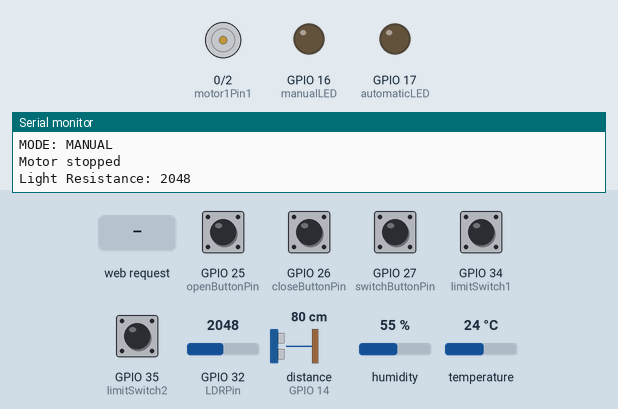
Bench run of a sketch on a simulated ESP32. Parts: motor-driver pin pairs drawn as motors (green arrow = first pin HIGH = forward, orange = second pin HIGH = backward, longer = more drive, scaled by the enable pin), output pins drawn as LEDs (lit = HIGH), the last lines printed to the serial monitor. The inputs (shaded band) are chosen by the test bench; at power-on: GPIO 25 (openButtonPin), GPIO 26 (closeButtonPin), GPIO 27 (switchButtonPin) HIGH, GPIO 34 (limitSwitch1), GPIO 35 (limitSwitch2) LOW, GPIO 32 (LDRPin) = 2048, distance to the obstacle (sensor on GPIO 14) 80 cm, humidity 55 %, temperature 24 °C. The echo pulse lasts 58.3 µs per cm; pins used as bus, display or sensor lines are not drawn.

Above: at 1.2 s.
1.3 s: GPIO 25 (openButtonPin) pulled LOW for 0.15 s
At 1.37 s:
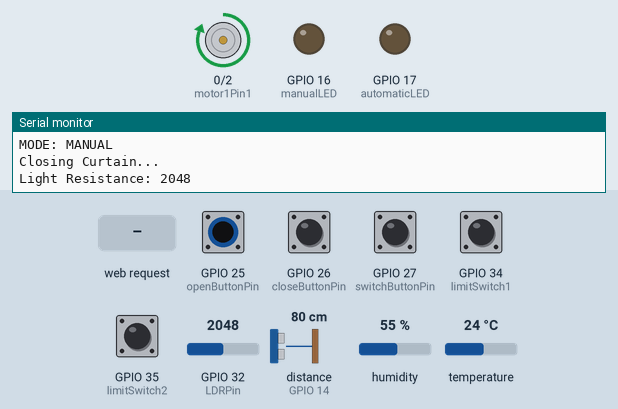
2.9 s: GPIO 27 (switchButtonPin) pulled LOW for 0.15 s
At 4.0 s:
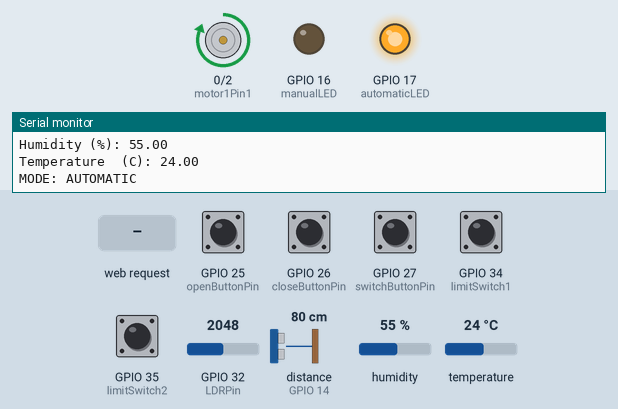
4.5 s: HTTP request GET /open received
At 5.7 s:
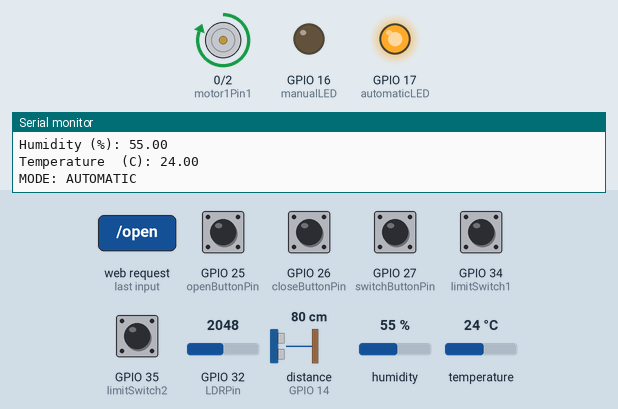
6.1 s: HTTP request GET /switch received
At 7.3 s:
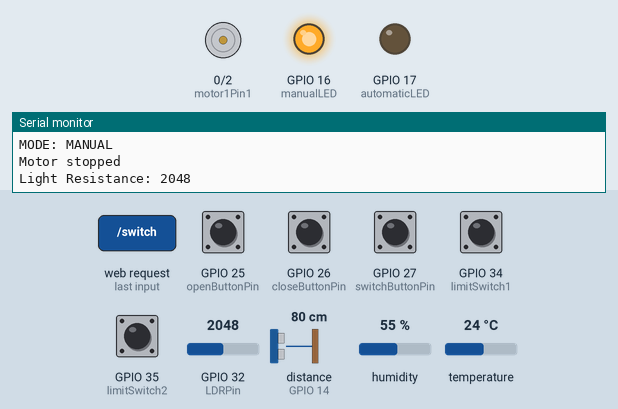
7.6 s: GPIO 25 (openButtonPin) pulled LOW for 1 s
At 8.1 s:
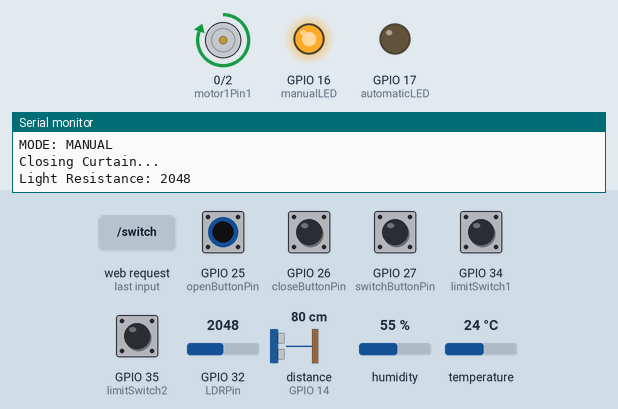
10.1 s: GPIO 27 (switchButtonPin) pulled LOW for 1 s
At 11.0 s:
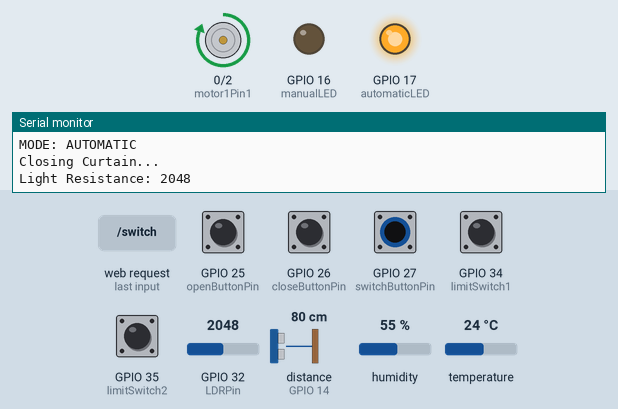
Timing chart, 0 to 13.1 s (numbered marks = the images above; inputs shaded):
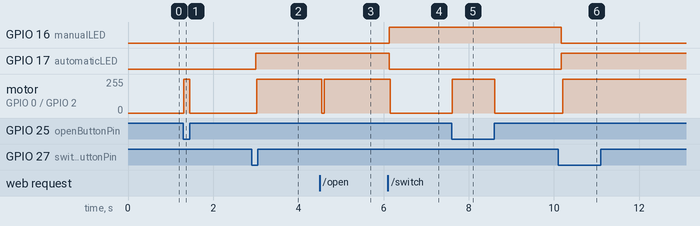

The sketch:

smart_curtain_system.ino
```cpp
// (licence header left out)
#include <Arduino.h>
#include <WiFi.h>
#include <WiFiClient.h>
#include <String.h>

// Replace with your network credentials
const char* ssid     = "SmartCurtain";
const char* password = "12345678";
// Set web server port number to 80
WiFiServer server(80);

const int LDRPin = 32;
int LDRValue;

// DHT11 CODE (Temperature and Humidity Sensor)
#include <dht11.h> // Include the dht11 library
const int DHT11PIN = 33; // Set DHT11 to Analog Pin 1
dht11 DHT11; // variable for dht11

// DC MOTOR CODE
// Motor A
int motor1Pin1 = 0;
int motor1Pin2 = 2;
int enable1Pin = 4; // Replace with the GPIO pin number connected to ENA
// Setting PWM properties
const int freq = 30000;
const int pwmChannel = 0;
const int resolution = 8;
// Define a variable to track the motor state
bool motorRunning = false;

// (HC-SR04 MODULE) ULTRASONIC DISTANCE SENSOR CODE
int trigPin = 13; // Set Trigger to Digital Pin 6
int echoPin = 14; // Set Echo to Digital Pin 5
int distance; // to store the value of distance

// LIMIT SWITCH CODE
int limitSwitch1 = 34;
int limitSwitch2 = 35;
int switchValue1;
int switchValue2;

// PUSH BUTTON CODE
#include "OneButton.h" // Library for single button multi function
// Goal to achieve: Click (Full Open and Full Close), Double Click (Half Open and Half CLose ), and Long Press (Custom Open and Close) Functions
const int openButtonPin = 25; // Blue Button
//OneButton openButton(25,true);
const int closeButtonPin = 26; // Yellow Button
//OneButton closeButton(26,true);
int openButtonState = 0;
int closeButtonState = 0;

// Automatic to Manual Switch Button
const int switchButtonPin = 27; // Red Button
const int manualLED = 16;   // Red LED
const int automaticLED = 17;   // Green LED
const unsigned long debounceDelay = 50; // Debounce delay (in milliseconds)
enum Mode { MANUAL, AUTOMATIC };
Mode currentMode = MANUAL;
unsigned long lastDebounceTime = 0;
bool buttonState = HIGH;
bool lastButtonState = HIGH;

void setup() {
  // put your setup code here, to run once:
  Serial.begin(921600);
  WiFi.softAP(ssid, password);
  server.begin();
  Serial.println("Access Point started");
  Serial.print("IP address: ");
  Serial.println(WiFi.softAPIP());

  // (HC-SR04 MODULE) ULTRASONIC DISTANCE SENSOR CODE
  pinMode(trigPin, OUTPUT); //sets pin as OUTPUT
  pinMode(echoPin, INPUT); //sets pin as INPUT

  // LIMIT SWITCH
  pinMode(limitSwitch1, INPUT); //set pin as INPUT
  pinMode(limitSwitch2, INPUT); //set pin as INPUT

  // LED Indicator when the System is Turn On
  pinMode(manualLED, OUTPUT); // onboard LED
  pinMode(automaticLED, OUTPUT); // onboard LED

  pinMode(LDRPin, INPUT); // Set Photoresistor analog pin as INPUT

// FOR DC MOTOR
  // sets the pins as outputs:
  pinMode(motor1Pin1, OUTPUT);
  pinMode(motor1Pin2, OUTPUT);
  pinMode(enable1Pin, OUTPUT);
  // configure LED PWM functionalitites
  ledcSetup(pwmChannel, freq, resolution);
  // attach the channel to the GPIO to be controlled
  ledcAttachPin(enable1Pin, pwmChannel);

  pinMode(openButtonPin, INPUT_PULLUP);
  pinMode(closeButtonPin, INPUT_PULLUP);
  pinMode(switchButtonPin, INPUT_PULLUP);

}

void loop() {

  // ANDRID APP CONNECTION AND CONTROL
  String all_command = "";
  WiFiClient client = server.available();
  if (client) {
    String request = "";
    while (client.connected()) {
      if (client.available()) {
        char c = client.read();
        request += c;
        if (c == '\r') {
          // End of line reached, check if next character is newline

          Serial.println(request);  // full HTTP command line including GET  and HTTP 1

          // Extract command from request string
          int start = request.indexOf("GET /") + 5;
          int end = request.indexOf("HTTP/");
          String command = request.substring(start, end);

          //Purify the command
          command.replace("\n", "");
          command.replace("\r", "");
          command.replace(" ", ""); // removes all space characters
          command.replace("\t", ""); // removes all tab characters
          command.trim();

          // client.print(responseMessage);
          // // Read temperature, humidity, and light values
          // int temperature = DHT11.temperature;
          // int humidity = DHT11.humidity;
          // int lightValue = 0;
          // client.println(temperature);
          // client.println(humidity);
          // client.println(lightValue);
          // // Create a response message that includes the sensor data
          // String responseMessage = "Temperature: " + String(temperature) + " &deg;C<br>";
          // responseMessage += "Humidity: " + String(humidity) + " %<br>";
          // responseMessage += "Light Value: " + String(lightValue) + "<br>";

          Serial.println(command);
          all_command =  command + "curtain";

          // ONE CLICK OPEN FUNCTION
          // while (command.equals("open")) {
          //     openCurtain();
          //     if(digitalRead(limitSwitch1) == LOW && digitalRead(limitSwitch2) == LOW){
          //       break;
          //     }
          // }

          // // HOLD BUTTON OPEN FUNCTION
          // if (command.equals("open")) {
          //   openCurtain();
          // }

          // HOLD BUTTON OPEN FUNCTION
          if (command.equals("open")) {
            openCurtain();
          }

          if (command.equals("close")) {
            closeCurtain();
          }

          if (command.equals("switch")) {
            if (currentMode == AUTOMATIC) {
                currentMode = MANUAL;
                digitalWrite(manualLED, HIGH); // Turn off the LED to indicate manual mode
                digitalWrite(automaticLED, LOW); // Turn on the LED to indicate automatic mode
                Serial.println("Set to Manual Mode");
            } else {
                currentMode = AUTOMATIC;
                digitalWrite(automaticLED, HIGH); // Turn on the LED to indicate automatic mode
                digitalWrite(manualLED, LOW); // Turn off the LED to indicate manual mode
                Serial.println("Set to Automatic Mode");
            }
          }

          if (client.peek() == '\n') {
            client.println("HTTP/1.1 200 OK");
            client.println("Content-type:text/html");
            client.println();

            String commandWithTags = "<html><body>" + all_command + "</body></html>";

            client.println(commandWithTags);
            break;
          }
        }
      }
    }
  }

  // LIGHT AND TEMPERATURE SENSOR FUNCTIONS
  //read and stores the Light Resistance value, then prints it
  LDRValue = analogRead(LDRPin);
  Serial.print("Light Resistance: "); Serial.println(LDRValue);
  Serial.println("\n");
  // read and stores temperature and humidity value, then prints it
  int checkDht11Value = DHT11.read(DHT11PIN);
  Serial.print("Humidity (%): "); Serial.println((float)DHT11.humidity, 2);
  Serial.print("Temperature  (C): "); Serial.println((float)DHT11.temperature, 2);

  /* SETUP of Manual|Automatic Switch */
  int reading = digitalRead(switchButtonPin);
  if (reading != lastButtonState) {
  lastDebounceTime = millis();
  }
  if ((millis() - lastDebounceTime) > debounceDelay) {
    if (reading != buttonState) {
      buttonState = reading;
      if (buttonState == LOW) {
        // Button was pressed
        if (currentMode == MANUAL) {
          currentMode = AUTOMATIC;
          // Perform your automatic mode actions here
          digitalWrite(automaticLED, HIGH); // Turn on the LED to indicate automatic mode
          digitalWrite(manualLED, LOW); // Turn off the LED to indicate manual mode
          Serial.println("Set to Automatic Mode");
        } else {
          currentMode = MANUAL;
          // Perform your manual mode actions here
          digitalWrite(manualLED, HIGH); // Turn off the LED to indicate manual mode
          digitalWrite(automaticLED, LOW); // Turn on the LED to indicate automatic mode
          Serial.println("Set to Manual Mode");
        }
      }
    }
  }
  lastButtonState = reading;

  // /* LOOP of Manual|Automatic Switch */
  // Your code for MANUAL and AUTOMATIC modes goes here
  if (currentMode == MANUAL) {
      // Code for MANUAL mode
      // read the state of the pushbutton value:

    openButtonState = digitalRead(closeButtonPin);
    closeButtonState = digitalRead(openButtonPin);

    // Serial.println("MODE: MANUAL");
    // if (openButton.isIdle()) {  // Handle the Open Button
    //   openCurtain();
    // }else if(closeButton.isIdle()) { // Handle the Close Button
    //   closeCurtain ();

    Serial.println("MODE: MANUAL");
    if (openButtonState == LOW) {  // Handle the Open Button
      openCurtain();
    }else if(closeButtonState == LOW) { // Handle the Close Button
      closeCurtain ();
    }else {
      Serial.println("Motor stopped");
      digitalWrite(motor1Pin1, LOW);
      digitalWrite(motor1Pin2, LOW);
      ledcWrite(pwmChannel, 0);  // Turn off PWM
    }
  } else {
    // Code for AUTOMATIC mode
    Serial.println("MODE: AUTOMATIC");
    int checkDht11Value = DHT11.read(DHT11PIN);
    if(LDRValue > 3000) {
      openCurtain();
    } else {
      closeCurtain();
    }
  }
}
// AUTOMATIC OPERATION FUNCTIONS
void openCurtain () {
    if(digitalRead(limitSwitch1) == LOW && digitalRead(limitSwitch2) == LOW) {
        // Stop the DC motor
        Serial.println("Motor stopped");
        digitalWrite(motor1Pin1, LOW);
        digitalWrite(motor1Pin2, LOW);
        ledcWrite(pwmChannel, 0);  // Turn off PWM
    } else {
      // Move the DC motor forward at maximum speed
      Serial.println("Opening Curtain...");
      digitalWrite(motor1Pin1, LOW);
      digitalWrite(motor1Pin2, HIGH);
      ledcWrite(pwmChannel, 255);  // Set duty cycle to 255 (maximum speed)
    }
}
void closeCurtain () {
    distance = getDistance();  //stores the returned value from the function
    if (distance < 20) {
        // Stop the DC motor
        Serial.println("Motor stopped");
        digitalWrite(motor1Pin1, LOW);
        digitalWrite(motor1Pin2, LOW);
        ledcWrite(pwmChannel, 0);  // Turn off PWM
    } else {
        // Move DC motor backwards at maximum speed
        Serial.println("Closing Curtain...");
        digitalWrite(motor1Pin1, HIGH);
        digitalWrite(motor1Pin2, LOW);
        ledcWrite(pwmChannel, 255);  // Set duty cycle to 255 (maximum speed)
    }
}
// HC-SR04 Ultrasonic Distance Sensor Function
int getDistance() {
  //sends out a trigger sound
  digitalWrite(trigPin, LOW);
  delayMicroseconds(10);
  digitalWrite(trigPin, HIGH);
  delayMicroseconds(10);
  digitalWrite(trigPin, LOW);
  //returns the received echo in centimeter
  return pulseIn(echoPin, HIGH)*0.034/2;
}
```

Measured:
- after the input at 1.3 s, motor on GPIO 0 (motor1Pin1) / GPIO 2 (motor1Pin2): stopped → forward 255/255 at once, → stopped 0.14 s later
- after the input at 2.9 s, GPIO 17 (automaticLED): LOW → HIGH after 0.10 s; motor on GPIO 0 (motor1Pin1) / GPIO 2 (motor1Pin2): stopped → forward 255/255 after 0.12 s
- after the input at 4.5 s, motor on GPIO 0 (motor1Pin1) / GPIO 2 (motor1Pin2): forward 255/255 → stopped after 0.05 s, → forward 255/255 0.05 s later
- after the input at 6.1 s, GPIO 16 (manualLED): LOW → HIGH at once; GPIO 17 (automaticLED): HIGH → LOW at once; motor on GPIO 0 (motor1Pin1) / GPIO 2 (motor1Pin2): forward 255/255 → stopped after 0.06 s
- after the input at 7.6 s, motor on GPIO 0 (motor1Pin1) / GPIO 2 (motor1Pin2): stopped → forward 255/255 at once, → stopped 0.99 s later
- after the input at 10.1 s, GPIO 16 (manualLED): HIGH → LOW after 0.07 s; GPIO 17 (automaticLED): LOW → HIGH after 0.07 s; motor on GPIO 0 (motor1Pin1) / GPIO 2 (motor1Pin2): stopped → forward 255/255 after 0.10 s
